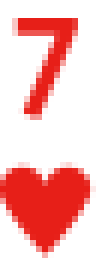
#> input picture poker/pics/7h.png, 16 x 44 px (shown 6 times larger)
$ python -i swc.py   (imports and definitions only)
#> lines starting #> are read from the running program, lines starting #| are printed output that depends on the picture
#> further down, picture is the input picture: PIL image 16x44 RGB; mean R, G, B 247.8, 187.6, 185.5
### poker/tools/helper.py
"""Helper functions."""

import datetime
import logging
import multiprocessing
import os
import pickle
import socket
import sys
import traceback
import webbrowser
from collections.abc import Iterable
from configparser import ConfigParser, ExtendedInterpolation
from logging import handlers

import cv2
import numpy as np
import pandas as pd
from PIL import Image
import requests

if getattr(sys, 'frozen', False) and hasattr(sys, '_MEIPASS'):
    codebase = os.path.abspath(os.path.join(__file__, '..', '..', '..'))
else:
    codebase = os.path.abspath(os.path.join(__file__, '..', '..'))

log = logging.getLogger(__name__)

# check if os is windows or mac
IS_WINDOWS = sys.platform == 'win32'
IS_MAC = sys.platform == 'darwin'

COMPUTER_NAME = socket.gethostname()


ON_CI = os.environ.get('ENV') == 'CI'


class Singleton(type):
    """
    Singleton Metaclass.

    Objects are only instantiated once and saved in the _instances dict if a class references
    to this metaclass.

    """

    _instances = {}

    # called at instantiation of an object that uses this metaclass
    # [12 lines left out: functions __call__, delete, not called in this run]


class CustomConfigParser():
    """
    Singleton class that wraps the ConfigParser to make sure it's only loaded once.

    The first time a config filename override will be considered. After that
    the parameter is irrelevant as the same config object will be returned.

    """

    # [21 lines left out: functions __init__, update_file, not called in this run]


def get_config():
    """Public accessor for config file."""
    return CustomConfigParser(os.path.join(get_dir('codebase'), 'config.ini'))


# [83 lines left out: function init_logger, not called in this run]

    # pd.set_option('display.height', 1000)  # pd.set_option('display.max_rows', 500)  # pd.set_option('display.max_columns', 500)  # pd.set_option('display.width', 1000)


def get_dir(*paths):
    """
    Retrieve path (for subpath use multiple arguments).

    1. path from config file under Files section (relative to staging  folder), or
    2. 'codebase' for codebase base directory, or
    3. if neither of the above, custom directory relative to codebase

    """
    if paths[0] == 'codebase':  # pylint: disable=no-else-return
        return codebase
    else:
        # check if entry in config.ini
        try:
            config = get_config()
            specified_path = config.config.get("Files", paths[0])
            if len(paths) > 1:
                specified_path = os.path.join(specified_path, *paths[1:])
            thirdparty_dir = config.config.get('Thirdparty', 'thirdparty_dir')
            full_path = os.path.abspath(os.path.join(
                codebase, thirdparty_dir, specified_path))
            return full_path
        except:  # pylint: disable=bare-except
            # otherwise just return absolute path in codebase
            # if path has multiple entries
            return os.path.abspath(os.path.join(codebase, *paths))


# [127 lines left out: functions exception_hook, flatten, get_multiprocessing_config, multi_threading, memory_cache, _keys_to_tuple and 1 more, not called in this run]


def pil_to_cv2(img):
    return cv2.cvtColor(np.array(img), cv2.COLOR_BGR2RGB)


def cv2_to_pil(img):
    return Image.fromarray(img)

### poker/tools/swc.py
import logging
import os
import sys

import cv2
import numpy as np
from PIL import Image
from tesserocr import PyTessBaseAPI, PSM, OEM

from poker.tools.helper import get_dir, pil_to_cv2, cv2_to_pil

log = logging.getLogger(__name__)

is_debug = False  # used for saving images for debug purposes

selection_contour_thickness = 6
DIGIT_HEIGHT_TOLERANCE = 2
THRESHOLD = 175
FINAL_SELECTION_CROP_PADDING = 2
OCR_MODE = PSM.SINGLE_COLUMN

if getattr(sys, 'frozen', False) and hasattr(sys, '_MEIPASS'):
    tesserpath = os.path.join(get_dir('codebase'), 'tessdata')
else:
    tesserpath = os.path.join(get_dir('codebase'), '..', 'tessdata')


# [3 lines that did not run here, left out]


# [11 lines left out: function get_ocr_number, not called in this run]


def color():
    array = np.random.choice(range(256), size=3)
    return list(map(int, array))


def in_range(low, high, x):
    return low <= x <= high


# [58 lines left out: function get_number, not called in this run]


def by_height(c):
    (x, y, w, h) = cv2.boundingRect(c)
    return h


# We assume that the height of the contours will let us know which contours are numbers or not.
# We start with the contour of greatest height
# We then add the width for all of the next largest contours that are inbetween a delta.
# Once we have all contours in that delta, we can get the location to crop for ocr.
# If ocr fails because we got something else instead e.g chipstack, then remove this contour, and try the next largest
def swc_ocr(img_orig):
    basewidth = 300
    wpercent = (basewidth / float(img_orig.size[0]))
#> wpercent = 18.75
    hsize = int((float(img_orig.size[1]) * float(wpercent)))
#> hsize = 825
    image = img_orig.convert('L').resize((basewidth, hsize), Image.LANCZOS)
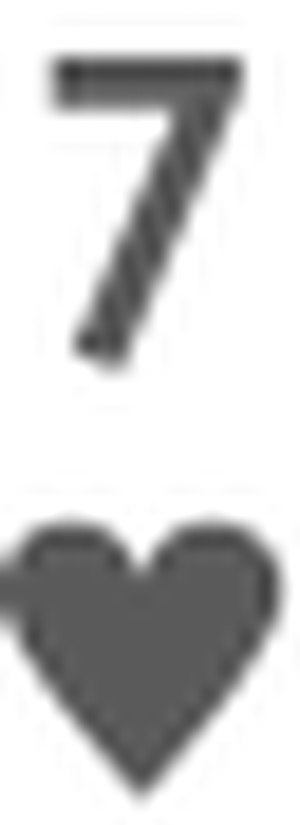
#> image: PIL image 300x825 L; min 54, max 255, mean 204.6

    img = pil_to_cv2(image)
    img = cv2.cvtColor(img, cv2.COLOR_BGR2GRAY)

    blurred = cv2.GaussianBlur(img, (5, 5), 0)
    edged = cv2.Canny(blurred, 50, 200, 255)
#> edged: shape (825, 300); every value is 0

    cnts, _ = cv2.findContours(edged.copy(), cv2.RETR_EXTERNAL, cv2.CHAIN_APPROX_SIMPLE)
#> cnts = []
    cnts = sorted(cnts, key=cv2.contourArea, reverse=True)

#> (the run stopped early here; a loop or call above may not have finished)
